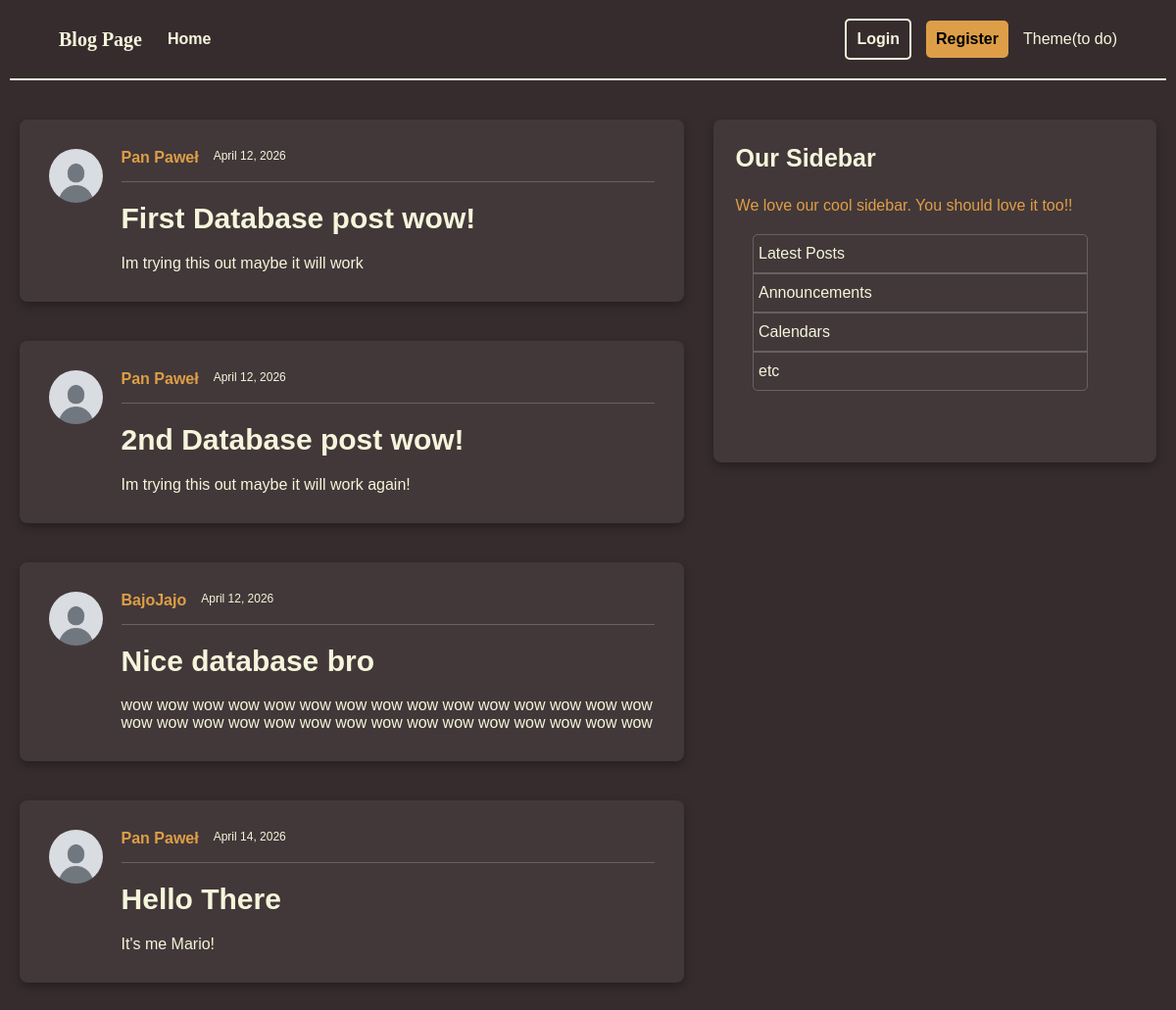
Page /posts on the earlier database version.
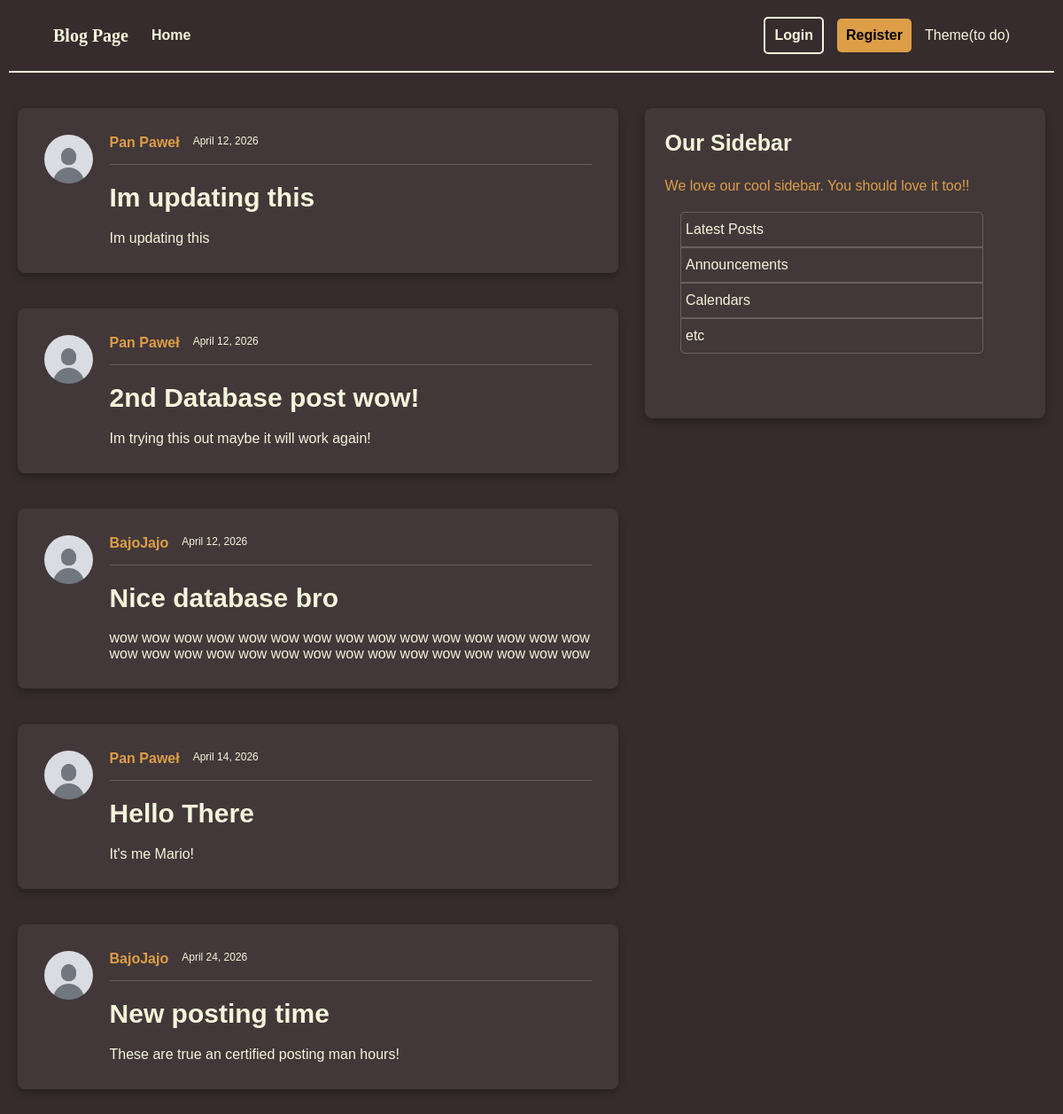
Same page on the later database version.
### models.py (models this page shows, shortened)
class Post(Base):
    __tablename__ = "posts"
    id: Mapped[int] = mapped_column(Integer, primary_key=True, index=True)
    title: Mapped[str] = mapped_column(String(100), nullable=False)
    content: Mapped[str] = mapped_column(Text, nullable=False)
    user_id: Mapped[int] = mapped_column(
        ForeignKey("users.id"),
        nullable=False,
        index=True,
    )
    date_posted: Mapped[datetime] = mapped_column(
        DateTime(timezone=True),
        default=lambda: datetime.now(UTC),
    )
    author: Mapped[User] = relationship(back_populates="posts")

class User(Base):
    __tablename__ = "users"
    id: Mapped[int] = mapped_column(Integer, primary_key=True, index=True)
    username: Mapped[str] = mapped_column(String(50), unique=True, nullable=False)
    email: Mapped[str] = mapped_column(String(120), unique=True, nullable=False)
    image_file: Mapped[str | None] = mapped_column(
        String(200),
        nullable=True,
        default=None,
    )
    posts: Mapped[list[Post]] = relationship(back_populates="author")

### main.py (the view)
@app.get("/", include_in_schema=False, name="home")
@app.get("/posts", include_in_schema=False, name="posts")
def home(request: Request, db: Annotated[Session, Depends(get_db)]):
    result = db.execute(select(models.Post))
    posts = result.scalars().all()
    return template.TemplateResponse(
        request,
        "home.html",
        {"posts": posts, "title": home}
    )

### templates/home.html
{% extends "layout.html" %}
{% block content %}
    {% for info in posts %}
        <div class="container">
            <div class="full_post">
                <img class="profile_pic" src="{{ info.author.image_path }}" alt="A profile picture of {{ info.author.username }}">
                <div class="post-content">
                <div class="author-and-date">
                    <a class="author" href = "{{url_for('user_posts_page', user_id=info.author.id)}}">{{ info.author.username }}</a>
                    <small class="date_posted">{{ info.date_posted.strftime('%B %d, %Y') }}</small>
                </div>
                <hr class="post-line">
                <h2>
                <a class="title" href = "{{url_for('post_page', post_id=info.id)}}">{{ info.title }}</a>
                </h2>
                <p class="content">{{ info.content }}</p>
                </div>
            </div>
        </div>
    {% endfor %}
{% endblock content %}

### templates/layout.html (shortened to what this page needs)
<!DOCTYPE html>
<html>
    <head>
        <link rel="stylesheet" href = "{{url_for('static', path='style.css')}}">
    </head>
    <body>
        <header class="site-header">
            <nav class="nav">
                <div class="nav-left">
                    <p class="page-name">Blog Page</p>
                    <a href="{{ url_for('home') }}"><button class="home-button">Home</button></a>
                </div>
                <div class="nav-right">
                    <button class="login-button">Login</button>
                    <button class="register-button">Register</button>
                    <p>Theme(to do)</p>
                </div>
            </nav>
        </header>
        <main>
            <div class="posts-container">
                {% block content %}
                {% endblock content %}
            </div>
            <div class="sidebar-container">
                <h3>Our Sidebar</h3>
                <p>We love our cool sidebar. You should love it too!!</p>
                <ul class="list-group">
                    <li id="list-first">Latest Posts</li>
                    <li>Announcements</li>
                    <li>Calendars</li>
                    <li id="list-last">etc</li>
                </ul>
            </div>
        </main>
    </body>
</html>

### static/style.css (style rules this page uses)
body { background-color: rgb(54, 44, 45); color: beige; margin: 0%; font-family: sans-serif; }
main { display: flex; flex-direction: row; justify-content: center; padding: 20px; gap: 30px; max-width: 1400px; margin: 0 auto; }
.nav { background-color: transparent; display: flex; flex-direction: row; align-items: center; justify-content: space-between; padding: 10px 50px; height: 60px; border-bottom: 2px solid beige; margin-left: 10px; margin-right: 10px; }
.nav-left { display: flex; align-items: center; gap: 20px; }
.nav-right { display: flex; align-items: center; gap: 15px; }
.page-name { font-weight: bold; font-size: 20px; font-family: Verdana; }
.home-button { color: beige; background-color: transparent; font-weight: bold; border: none; border-radius: 5px; }
.login-button { color: beige; background-color: transparent; border: 2px solid beige; border-radius: 5px; padding: 10px; font-weight: bold; cursor: pointer; }
.register-button { background-color: rgb(222, 158, 71); border: 2px; border-radius: 5px; padding: 10px; font-weight: bold; cursor: pointer; }
nav button { font-size: 16px; }
a { border-radius: 5px; }
.container { background-color: rgb(66, 56, 57); border-radius: 8px; margin-top: 20px; margin-bottom: 20px; padding: 30px; display: flex; flex-direction: column; box-shadow: 0 4px 10px rgba(0,0,0,0.3); max-width: 800px; }
.full_post { display: flex; flex-direction: row; }
.post-content { display: flex; flex-direction: column; flex-grow: 1; }
.posts-container { display: flex; flex-direction: column; flex: 3; }
.author { color: rgb(222, 158, 71); font-size: 16px; font-weight: bold; text-decoration: none; margin-right: 15px; }
.title { color: beige; text-decoration: none; font-size: 30px; margin-top: 0; margin-bottom: 5px; }
.content { color: beige; margin: 0; inline-size: 100%; word-break: break-word; overflow-wrap: break-word; }
.author-and-date { display: flex; flex-direction: row; font-size: 0.9rem; }
.post-line { border: 0; border-top: 1px solid rgba(255, 255, 255, 0.2); margin: 15px 0 0 0; width: 100%; }
.sidebar-container { background-color: rgb(66, 56, 57); box-shadow: 0 4px 10px rgba(0,0,0,0.3); border-radius: 8px; width: 500px; height: 350px; margin-top: 20px; flex: 2; }
.sidebar-container p { font-size: 16px; padding-left: 5%; color: rgb(222, 158, 71); }
h3 { padding-left: 5%; font-size: 25px; }
.list-group { margin-top: 20px; list-style: none; }
li { border: 1px solid rgba(255, 255, 255, 0.2); width: 80%; padding: 5px; padding-bottom: 10px; padding-top: 10px; }
#list-first { border-top-right-radius: 5px; border-top-left-radius: 5px; }
#list-last { border-bottom-right-radius: 5px; border-bottom-left-radius: 5px; }
.profile_pic { width: 55px; height: 55px; border-radius: 30px; margin-right: 3%; }

Differences in the rows shown:
changed Post: title "First Database post wow!" → "Im updating this"; content "Im trying this out maybe it will work" → "Im updating this"
added Post: author.username "BajoJajo", date_posted "April 24, 2026", title "New posting time", content "These are true an certified posting man hours!"
